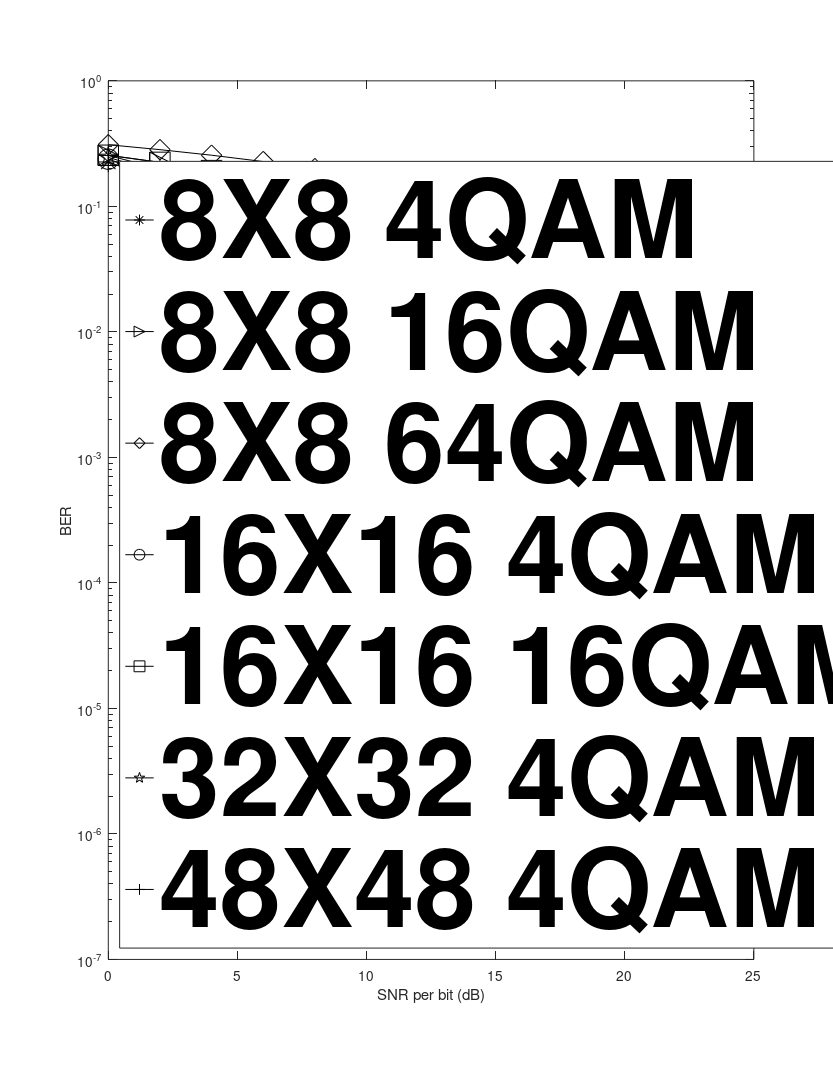

MATLAB code for this plot:
% cd 'C:\Users\Preston Chen\Documents\GitHub\Tianpei\FCSD-CUDA project\parallel_acceleration_of_FCSD_based_on_cuda'
%this is for ploting the figure of SNR-BER curve
sim8_4_0_18=[0.22589062154, 0.15894874930, 0.08640749753, 0.03090812452, 0.00636250013, 0.00079124997, 0.00005481876,0.00000279009];
sim8_16_0_18=[0.25537124276, 0.22414547205, 0.19270686805, 0.15720969439, 0.10538093746, 0.04198125005, 0.00701593747, 0.00052656251,0.00004961727, 0.00000235999];
sim8_64_0_22=[0.30989542603, 0.28304228187, 0.25555500388, 0.22751520574, 0.19991666079, 0.16876062751, 0.12789249420, 0.07114583254, 0.02219000086, 0.00312604173, 0.00018895834,0.00000633392  ];
sim16_4_0_14=[0.23751124740, 0.17347000539, 0.09674874693, 0.03350968659, 0.00618375000, 0.00060968747, 0.00002066603,0.00000026777  ];
sim16_16_0_18=[0.25537124276, 0.22414547205, 0.19270686805, 0.15720969439, 0.10538093746, 0.04198125005, 0.00701593747, 0.00052656251,0.00002031656,0.00000020876338590830];
% 0.25537124276 0.22414547205 0.19270686805 0.15720969439, 0.075001, 0.019427, 0.002040, 0.000093,
sim32_4_0_14=[0.24545359612, 0.18672686815, 0.11097452790, 0.04044124857, 0.00811937544, 0.00093781250,0.00005755865,0.00000097851];
sim48_4_0_14=[0.25442603230, 0.19931979477, 0.12637500465, 0.05224249884, 0.01231614593, 0.00185479166, 0.00016166667,0.00000549426];

fig1=figure;
Xsize=8.5;Ysize=11;
% Xleft=(8-Xsize)/2;Ytop=(12-Ysize)/2;
Xleft=0;
Ytop=0;
set(fig1,'Units','inches');
set(fig1,'position', [Xleft,Ytop,Xsize,Ysize]);
set(fig1,'PaperUnits','inches');
set(fig1,'PaperPosition',[Xleft,Ytop,Xsize,Ysize]);
set(gca,'fontsize',20);
figure (1)
fig1=semilogy(0:2:14,sim8_4_0_18,'-k*','MarkerSize',15);xlabel('SNR per bit (dB)'),ylabel('BER');
hold on;
fig1=semilogy(0:2:18,sim8_16_0_18,'-k>','MarkerSize',15),xlabel('SNR per bit (dB)'),ylabel('BER');
fig1=semilogy(0:2:22,sim8_64_0_22,'-kd','MarkerSize',15),xlabel('SNR per bit (dB)'),ylabel('BER');
hold on;
fig1=semilogy(0:2:14,sim16_4_0_14,'-ko','MarkerSize',15),xlabel('SNR per bit (dB)'),ylabel('BER');
hold on;
fig1=semilogy(0:2:18,sim16_16_0_18,'-ks','MarkerSize',15),xlabel('SNR per bit (dB)'),ylabel('BER');
hold on;
fig1=semilogy(0:2:14,sim32_4_0_14,'-kp','MarkerSize',15),xlabel('SNR per bit (dB)'),ylabel('BER');
hold on;
fig1=semilogy(0:2:14,sim48_4_0_14,'-k+','MarkerSize',15),xlabel('SNR per bit (dB)'),ylabel('BER'),
legend({'8X8 4QAM','8X8 16QAM','8X8 64QAM','16X16 4QAM','16X16 16QAM','32X32 4QAM','48X48 4QAM'},'FontSize',80,'FontWeight','bold');
legend('Location','SouthWest');
% po=get(gca,'Position');
% set(gca,'Position',[po(1)-0.1,po(2),po(3),po(4)]);
hold on;
print('-depsc','-tiff','-r300','BER_curves');
hold off;

